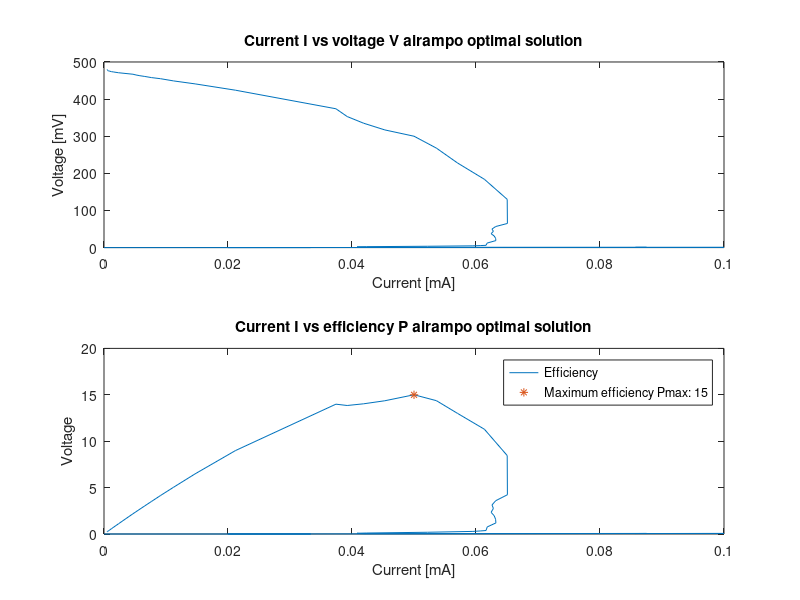

Here is the MATLAB script that generated this plot:
close all
clear

res = [999999 899999 799999 699999 599999 499999 399999 299999 199999 99999 89999 79999 69999 59999 49999 39999 29999 19999 9999 8999 7999 6999 5999 4999 3999 2999 1999 999 899 799 699 599 499 399 299 199 99 89 79 69 59 49 39 29 19 9 8 7 6 5 4 3 2 1 0];

%--------------------------------------------------------------------------
%w 5 measurements, airampo

%stora b?garen
%mV, 999 999 - 0 Ohm
aC1_V = 200;
aC2_V = [600 600 530 530 529 529 529 528 528 527 526 522 521 520 518 517 515 513 509 507 497 486 443 431 418 401 377 343 297 232 160 073 064 057 49.1 40.6 32.5 24.4 16.2 8.0 7.2 6.4 5.6 4.7 3.9 3.0 2.2 1.4 0.6 0.4 0.3 0.3 0.2 0.1 0];

aB1_V = [402 402 396 393 388 385 374 374 363 358 349 336 330 323 316 306 296 287 286 282 283 284 282 192 073 052 026 023 021 19.7 17.0 14.2 8.7 5.8 2.8 2.5 2.2 1.9 1.6 1.3 1.0 0.7 0.4 0.1 0.1 0 0 0 0 0 0 0 0 0 0];
aB2_V = 490;
aB3_V = [566 566 564 563 561 559 557 555 553 550 547 540 539 533 527 522 516 509 498 474 402 374 340 310 276 235 193 149 101 48.5 43.6 38.6 33.5 28.6 23.5 18.9 14.0 9.2 4.5 4.0 3.5 3.1 2.6 2.1 1.6 1.2 0.7 0.3 0.2 0.2 0.1 0.1 0 0 0];

aC2_I = aC2_V./res;
aB1_I = aB1_V./res;
aB3_I = aB3_V./res;

% figure
% plot(aC2_I, aC2_V, aB1_I, aB1_V, aB3_I, aB3_V);
% legend('2C', '1B', '3B')
% title('1st airampo 2C 1B 3B')


%------------------------------------------------------------------------------------------------------
%------------------------------------------------------------------------------------------------------

%w 6 monday

%airampo, mV
aBprim1_V = [538 538 540 539 540 539 539 538 538 536 534 530 529 526 524 521 517 510 496 431 421 406 388 366 325 385 227 157 119 97 82 68 54 41 27 14 13 12 11 9 8 7 6 5 3 2 1 0.9 0.8 0.7 0.6 0.5 0.4 0.2 0];
aBprim1_I = aBprim1_V./res;
aBprim2_V = [612 612 610 609 609 608 607 606 605 604 603 601 600 598 597 595 593 589 583 564 559 552 545 535 521 500 565 389 201 175 155 135 115 105 56 37 19 17 14 12 10.5 8.6 7.0 5.1 4.0 2.0 1.5 1.3 1.1 0.9 0.7 0.6 0.4 0.2 0];
aBprim2_I = aBprim2_V./res;

aCprim1_V = [602 602 602 602 602 601 600 598 594 591 587 585 584 581 576 571 563 545 497 582 466 444 415 392 342 270 189 92.0 80.0 72.0 62.9 53.0 42.8 36.7 25.5 17.7 8.8 7.0 6.8 6.0 5.0 4.3 3.3 2.5 1.7 0.9 0.6 0.6 0.5 0.4 0.3 0.2 0.1 0 0];
aCprim1_I = aCprim1_V./res;
%felk?lla beh?vde s?tta p? silver 2ggr
aCprim2_V = [562 562 445 444 442 429 412 413 400 395 381 377 375 370 372 365 360 354 343 292 278 266 255 237 217 185 141 80 73.6 66.0 58.8 50.3 41.8 33.6 25.6 16.8 8.3 7.5 6.6 5.6 4.8 4.0 3.1 2.4 1.5 0.7 0.6 0.5 0.5 0.4 0.3 0.2 0.1 0 0];
aCprim2_V = aCprim2_V./res;

% figure
% subplot(2, 1, 1)
% plot(aBprim1_I, aBprim1_V, aBprim2_I, aBprim2_V)
% title('2nd airampo 1B 2B')
% xlim([0 0.55])
% legend('1', '2')
% subplot(2, 1, 2)
% plot(aCprim1_I, aCprim1_V, aCprim2_V, aCprim2_V)
% title('2nd airampo 1C 2C')
% xlim([0 0.55])
% legend('1', '2')

%------------------------------------------------------------------------------------------------------
%------------------------------------------------------------------------------------------------------
%10/02

%airampo omgang 3 ---------------------------------------------------------
%med polymerpapper

a31_V = [480 479 477 476 476 475 474 473 471 467 465 463 461 458 455 449 441 424 374 353 335 317 300 268 228 184 130 65.0 56.8 50.0 43.9 37.4 31.4 25.2 18.9 12.3 6.1 5.4 4.7 3.6 2.5 2.0 1.6 1.2 0.8 0.7 0.7 0.6 0.6 0.1 0.1 0.1 0 0 0];
a31_I = a31_V./res;

% figure
% plot(aBprim1_I, aBprim1_V, aBprim2_I, aBprim2_V, a31_I, a31_V)
% title('2nd airampo Bprim Bpoly')
% xlim([0 0.55])
% legend('1', '2', 'poly')

curr = 0:0.01:0.1;
pmax = zeros(1, 11);
for i=1:11
    pmax(i) = NaN;
end
pmax(6) = 15;

%pmax: 15
figure
subplot(2, 1, 1)
plot(a31_I, a31_V)
title('Current I vs voltage V airampo optimal solution')
xlabel('Current [mA]')
ylabel('Voltage [mV]')
subplot(2, 1, 2)
plot(a31_I, a31_I.*a31_V, curr, pmax, '*')
title('Current I vs efficiency P airampo optimal solution')
xlabel('Current [mA]')
ylabel('Voltage')
legend('Efficiency', 'Maximum efficiency Pmax: 15')